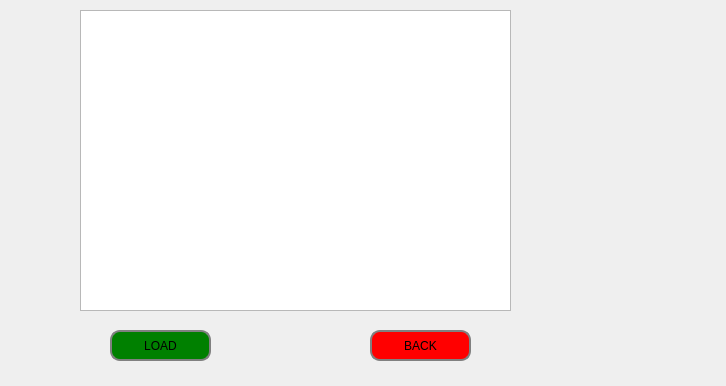
<?xml version="1.0" encoding="UTF-8"?>
<ui version="4.0">
 <class>Delete_department</class>
 <widget class="QDialog" name="Delete_department">
  <property name="geometry">
   <rect>
    <x>0</x>
    <y>0</y>
    <width>726</width>
    <height>386</height>
   </rect>
  </property>
  <property name="windowTitle">
   <string>Dialog</string>
  </property>
  <widget class="QTableView" name="tableView">
   <property name="geometry">
    <rect>
     <x>80</x>
     <y>10</y>
     <width>431</width>
     <height>301</height>
    </rect>
   </property>
  </widget>
  <widget class="QPushButton" name="pushButton">
   <property name="geometry">
    <rect>
     <x>110</x>
     <y>330</y>
     <width>101</width>
     <height>31</height>
    </rect>
   </property>
   <property name="styleSheet">
    <string notr="true">#pushButton{
border: 2px solid gray;
border-radius: 10px;
padding: 0 8px;
background: green;
selection-background-color: darkgray;
}</string>
   </property>
   <property name="text">
    <string>LOAD</string>
   </property>
  </widget>
  <widget class="QPushButton" name="pushButton_2">
   <property name="geometry">
    <rect>
     <x>370</x>
     <y>330</y>
     <width>101</width>
     <height>31</height>
    </rect>
   </property>
   <property name="styleSheet">
    <string notr="true">#pushButton_2{
border: 2px solid gray;
border-radius: 10px;
padding: 0 8px;
background: red;
selection-background-color: darkgray;
}</string>
   </property>
   <property name="text">
    <string>BACK</string>
   </property>
  </widget>
 </widget>
 <resources/>
 <connections/>
</ui>
